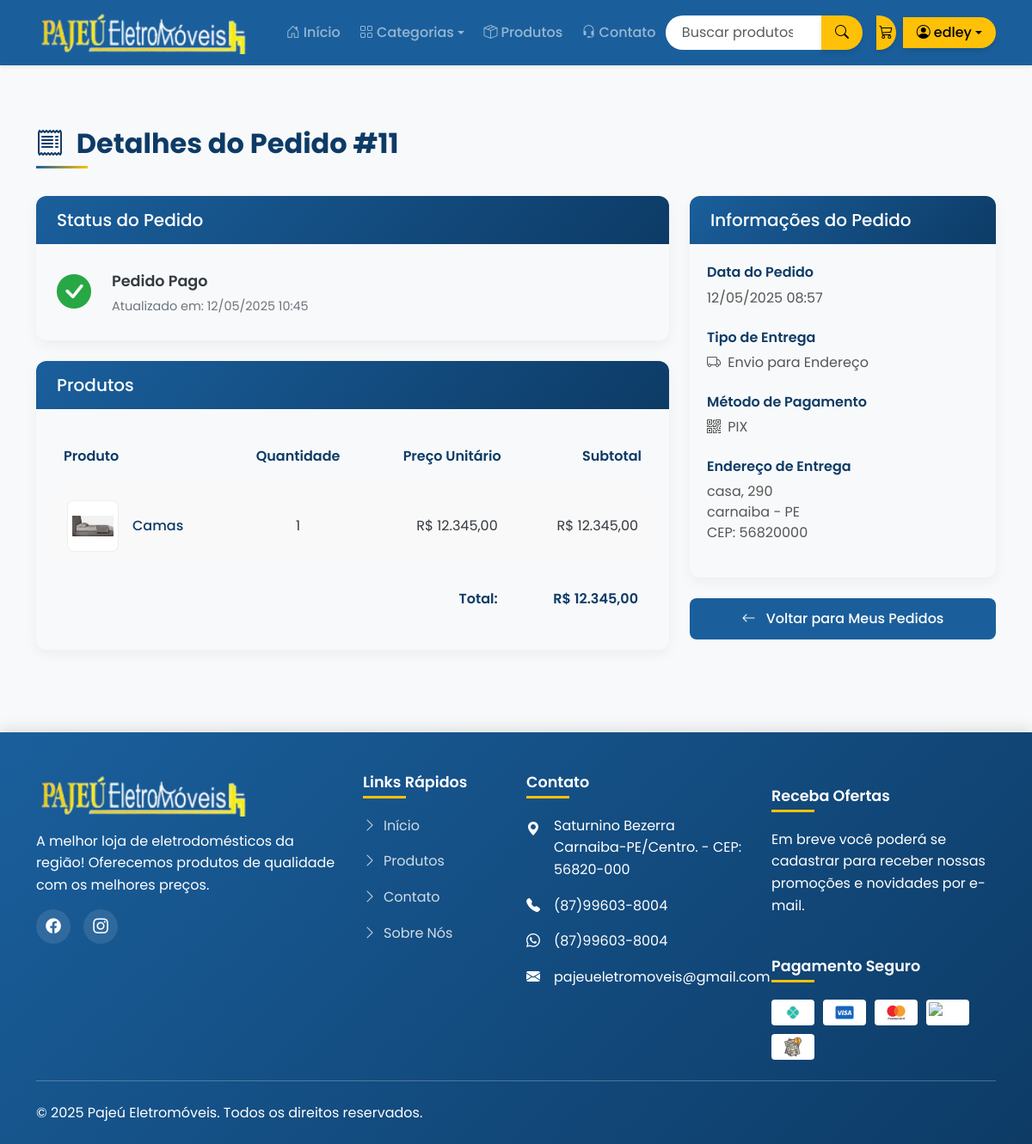
Page /pedidos/11/ (signed in) on the earlier database version.
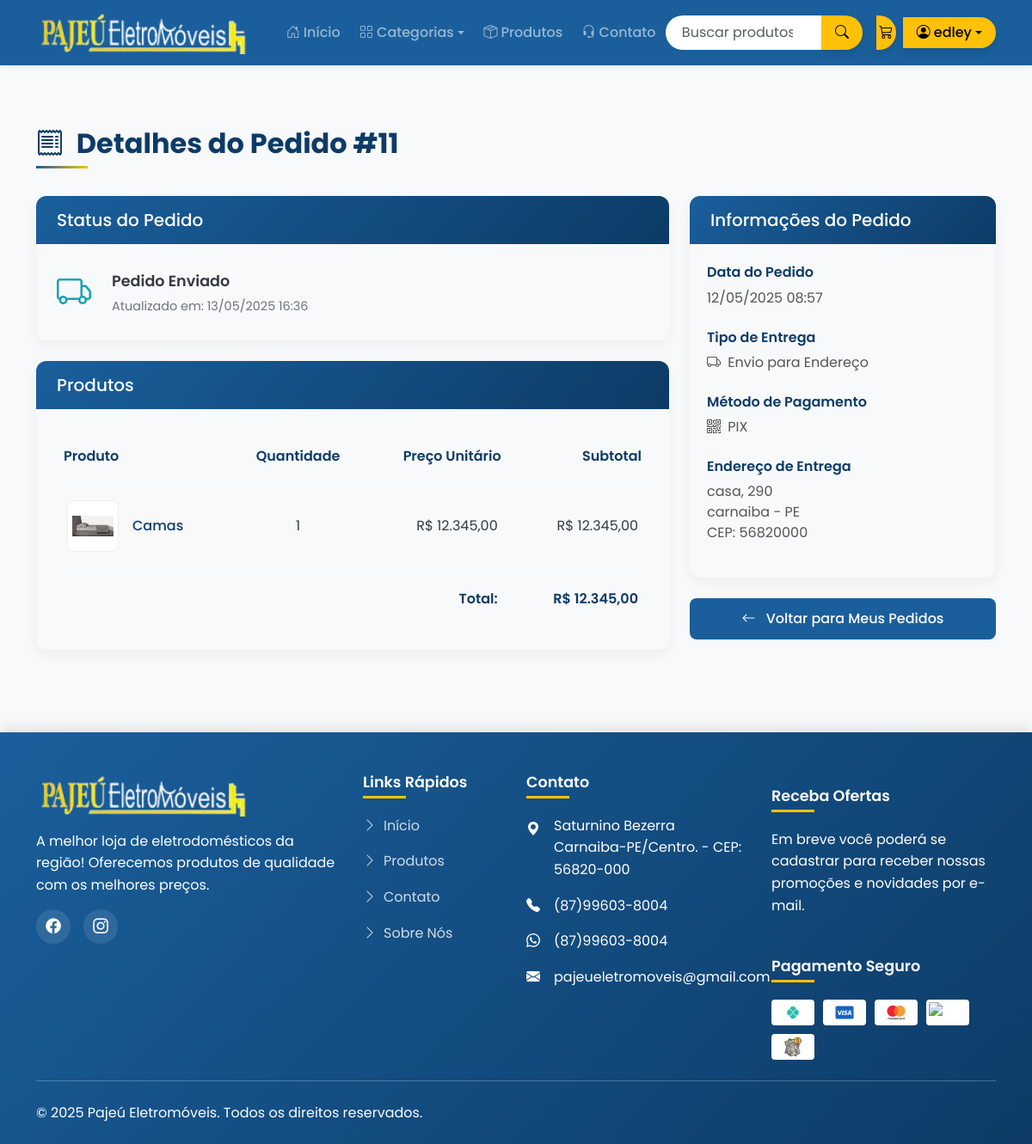
Same page on the later database version.
### pedidos/models.py (models this page shows, shortened)
class Pedido(models.Model):
    STATUS_CHOICES = [
        ('pendente', 'Pendente'),
        ('pago', 'Pago'),
        ('enviado', 'Enviado'),
        ('entregue', 'Entregue'),
        ('cancelado', 'Cancelado'),
    ]
    METODO_PAGAMENTO_CHOICES = [
        ('pix', 'PIX'),
        ('cartao', 'Cartão de Crédito'),
        ('boleto', 'Boleto'),
    ]
    TIPO_ENTREGA_CHOICES = [
        ('retirada', 'Retirar na Loja'),
        ('envio', 'Envio para Endereço'),
    ]
    user = models.ForeignKey(User, on_delete=models.SET_NULL, null=True, blank=True)
    primeiro_nome = models.CharField(max_length=50)
    sobrenome = models.CharField(max_length=50)
    email = models.EmailField()
    endereco = models.CharField(max_length=250)
    complemento = models.CharField(max_length=100, blank=True)
    cep = models.CharField(max_length=10)
    cidade = models.CharField(max_length=100)
    estado = models.CharField(max_length=2)
    telefone = models.CharField(max_length=20)
    criado_em = models.DateTimeField(auto_now_add=True)
    atualizado_em = models.DateTimeField(auto_now=True)
    pago = models.BooleanField(default=False)
    metodo_pagamento = models.CharField(max_length=10, choices=METODO_PAGAMENTO_CHOICES, default='pix')
    status = models.CharField(max_length=10, choices=STATUS_CHOICES, default='pendente')
    tipo_entrega = models.CharField(max_length=10, choices=TIPO_ENTREGA_CHOICES, default='envio')
    class Meta:
        ordering = ('-criado_em',)
        verbose_name = 'Pedido'
        verbose_name_plural = 'Pedidos'
    def get_total(self):
        return sum(item.get_custo() for item in self.itens.all())

class ItemPedido(models.Model):
    pedido = models.ForeignKey(Pedido, related_name='itens', on_delete=models.CASCADE)
    produto = models.ForeignKey(Produto, related_name='itens_pedido', on_delete=models.CASCADE)
    preco = models.DecimalField(max_digits=10, decimal_places=2)
    quantidade = models.PositiveIntegerField(default=1)
    def get_custo(self):
        return self.preco * self.quantidade

### pedidos/views.py (the view)
# urls.py: path('<int:pedido_id>/', views.pedido_detalhe, name='pedido_detalhe'),
@login_required
def pedido_detalhe(request, pedido_id):
    pedido = get_object_or_404(Pedido, id=pedido_id)
    if pedido.user != request.user and not request.user.is_staff:
        return redirect('core:inicio')
    return render(request, 'pedidos/detalhe.html', {'pedido': pedido})

### core/context_processors.py (called while the page is built)
def site_logo(request):
    config = SiteConfig.objects.first()
    return {
        'site_logo': config.logo.url if config and config.logo else None
    }

### produtos/context_processors.py (called while the page is built)
def categorias_disponiveis(request):
    return {
        'categorias_menu': Categoria.objects.all()
    }

### produtos/models.py (called while the page is built)
    def get_absolute_url(self):
        return reverse('produtos:lista_produtos_por_categoria', args=[self.slug])

### templates/pedidos/detalhe.html (shortened to what the changed rows need)
{% extends 'base.html' %}
{% load static %}
{% load humanize %}
{% block conteudo %}
<div class="order-detail-section">
    <div class="container">
        <div class="order-header">
            <h2 class="order-title">
                <i class="bi bi-receipt me-2"></i> Detalhes do Pedido #{{ pedido.id }}
            </h2>
        </div>
        <div class="row">
            <div class="col-lg-8">
                <div class="order-card">
                    <div class="status-container">
                        <div class="status-icon
                            {% if pedido.status == 'pendente' %}status-pendente
                            {% elif pedido.status == 'pago' %}status-pago
                            {% elif pedido.status == 'enviado' %}status-enviado
                            {% elif pedido.status == 'entregue' %}status-entregue
                            {% elif pedido.status == 'cancelado' %}status-cancelado{% endif %}">
                            {% if pedido.status == 'pendente' %}
                                <i class="bi bi-clock-fill"></i>
                            {% elif pedido.status == 'pago' %}
                                <i class="bi bi-check-circle-fill"></i>
                            {% elif pedido.status == 'enviado' %}
                                <i class="bi bi-truck"></i>
                            {% elif pedido.status == 'entregue' %}
                                <i class="bi bi-box-seam-fill"></i>
                            {% elif pedido.status == 'cancelado' %}
                                <i class="bi bi-x-circle-fill"></i>
                            {% endif %}
                        </div>
                        <div>
                            <div class="status-text">
                                {% if pedido.status == 'pendente' %}
                                    Pedido Pendente
                                {% elif pedido.status == 'pago' %}
                                    Pedido Pago
                                {% elif pedido.status == 'enviado' %}
                                    Pedido Enviado
                                {% elif pedido.status == 'entregue' %}
                                    Pedido Entregue
                                {% elif pedido.status == 'cancelado' %}
                                    Pedido Cancelado
                                {% endif %}
                            </div>
                            <div class="status-date">
                                Atualizado em: {{ pedido.atualizado_em|date:"d/m/Y H:i" }}
                            </div>
                        </div>
                    </div>
                </div>
                <div class="order-card">
                    <div class="card-body">
                        <div class="table-responsive">
                            <table class="products-table">
                                <thead>
                                    <tr>
                                        <th>Produto</th>
                                        <th class="text-center">Quantidade</th>
                                        <th class="text-end">Preço Unitário</th>
                                        <th class="text-end">Subtotal</th>
                                    </tr>
                                </thead>
                                <tfoot>
                                    <tr>
                                        <td colspan="3" class="text-end order-summary">Total:</td>
                                        <td class="text-end order-summary">R$ {{ pedido.get_total|intcomma }}</td>
                                    </tr>
                                </tfoot>
                            </table>
                        </div>
                    </div>
                </div>
            </div>
            <div class="col-lg-4">
                <div class="order-card">
                    <div class="card-body">
                        <div class="info-item">
                            <div class="info-label">Data do Pedido</div>
                            <div class="info-value">{{ pedido.criado_em|date:"d/m/Y H:i" }}</div>
                        </div>
                        {% if pedido.tipo_entrega == 'envio' %}
                        <div class="info-item">
                            <div class="info-label">Endereço de Entrega</div>
                            <div class="info-value address-value">
                                {{ pedido.endereco }}{% if pedido.complemento %}, {{ pedido.complemento }}{% endif %}<br>
                                {{ pedido.cidade }} - {{ pedido.estado }}<br>
                                CEP: {{ pedido.cep }}
                            </div>
                        </div>
                        {% endif %}
                    </div>
                </div>
            </div>
        </div>
    </div>
</div>
{% endblock %}

Differences in the rows shown:
changed Pedido "casa": status "pago" → "enviado" (drawn); atualizado_em "12/05/2025 10:45" → "13/05/2025 16:36"
Other differences:
text no longer shown: "Pedido Pago"
text now shown: "Pedido Enviado"
